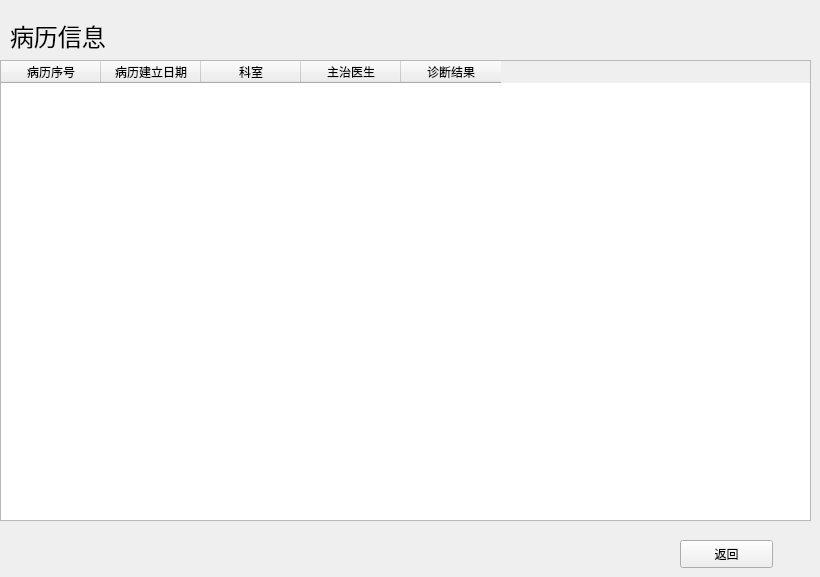
        <widget class="QWidget" name="page_history">
         <widget class="QLabel" name="label_history">
          <property name="geometry">
           <rect>
            <x>10</x>
            <y>10</y>
            <width>131</width>
            <height>51</height>
           </rect>
          </property>
          <property name="text">
           <string>&lt;html&gt;&lt;head/&gt;&lt;body&gt;&lt;p&gt;&lt;span style=&quot; font-size:18pt;&quot;&gt;病历信息&lt;/span&gt;&lt;/p&gt;&lt;/body&gt;&lt;/html&gt;</string>
          </property>
         </widget>
         <widget class="QTableWidget" name="tableWidget_history">
          <property name="geometry">
           <rect>
            <x>0</x>
            <y>60</y>
            <width>811</width>
            <height>461</height>
           </rect>
          </property>
          <column>
           <property name="text">
            <string>病历序号</string>
           </property>
          </column>
          <column>
           <property name="text">
            <string>病历建立日期</string>
           </property>
          </column>
          <column>
           <property name="text">
            <string>科室</string>
           </property>
          </column>
          <column>
           <property name="text">
            <string>主治医生</string>
           </property>
          </column>
          <column>
           <property name="text">
            <string>诊断结果</string>
           </property>
          </column>
         </widget>
         <widget class="QPushButton" name="pushButton_history_back">
          <property name="geometry">
           <rect>
            <x>680</x>
            <y>540</y>
            <width>93</width>
            <height>28</height>
           </rect>
          </property>
          <property name="text">
           <string>返回</string>
          </property>
         </widget>
        </widget>
